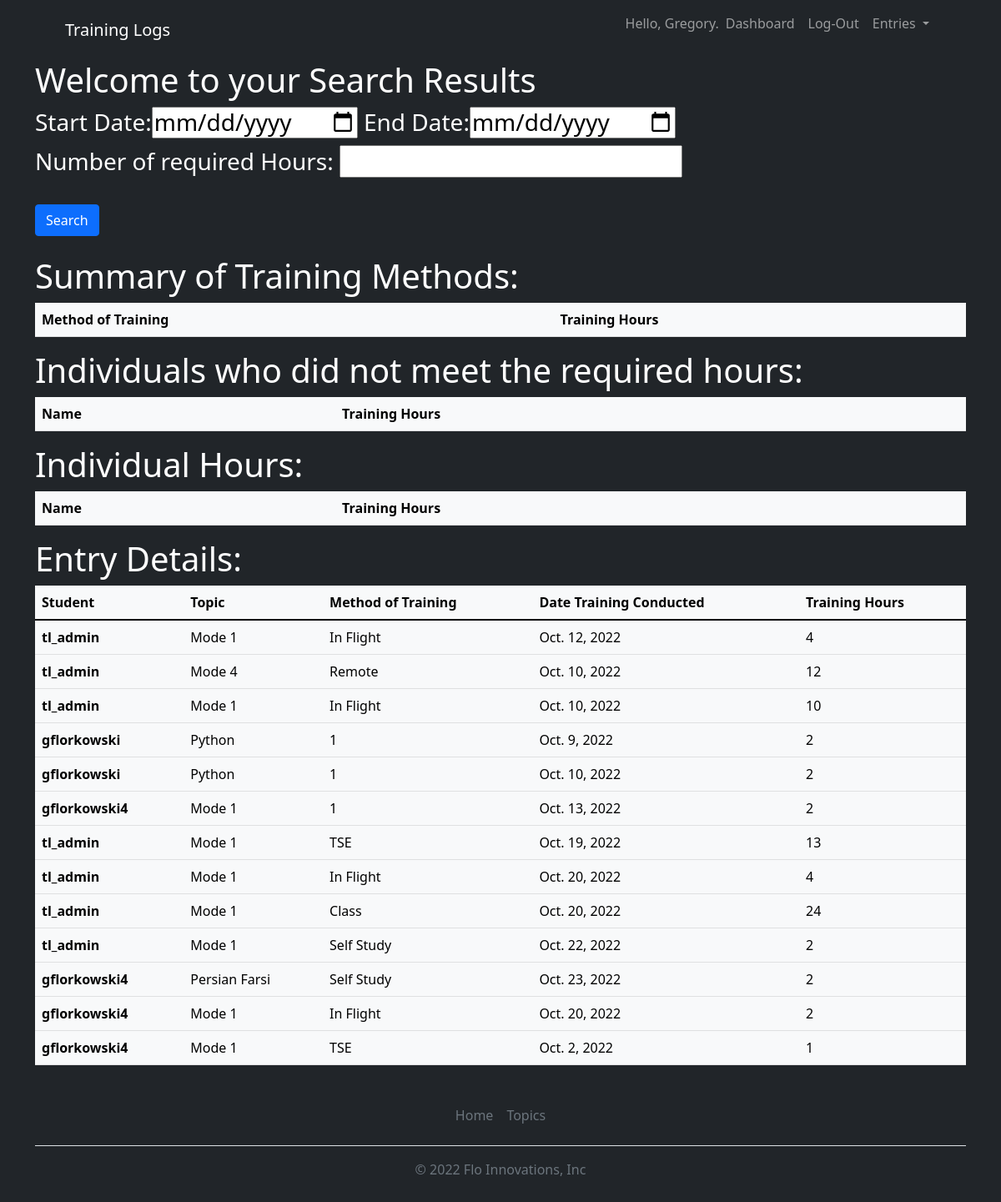
Screenshot of /users/search_results/ (signed in) with the database file from the repository.
### training_logs/models.py (models this page shows, shortened)
class Entry(models.Model):
    topic = models.ForeignKey(Topic, on_delete=models.CASCADE)
    method_of_training = models.CharField(max_length=200)
    hours = models.IntegerField()
    date_training_conducted = models.DateField()
    text = models.TextField()
    date_added = models.DateTimeField(auto_now_add=True)
    class Meta:
        verbose_name_plural = 'entries'

class Topic(models.Model):
    text = models.CharField(max_length=200)
    data_added = models.DateTimeField(auto_now_add = True)
    owner = models.ForeignKey(User, on_delete=models.CASCADE)
    def __str__(self):
        return self.text

### users/views.py (the view)
# urls.py: path('search_results/', views.search_results, name='search_results'),
@login_required
def search_results(request):
    training_method_hours = {}
    total_hours = {}
    users = User.objects.all()
    bad_users = {}
    if request.method == 'POST':
        start_date = request.POST.get('start_date')
        end_date = request.POST.get('end_date')
        req_hours = int(request.POST.get('req_hours'))
        data = Entry.objects.filter(
            date_training_conducted__range=(start_date, end_date)).order_by('-date_training_conducted')
        for method in ['TSE', 'Remote', 'Class', 'In Flight', 'Self Study']:
            method_hours = 0
            for entry in data:
                if entry.method_of_training == method:
                    method_hours += entry.hours
            training_method_hours[method] = method_hours
        for user in users:
            hours_total = 0
            for entry in data:
                if user == entry.topic.owner:
                    hours_total += entry.hours
            total_hours[user] = hours_total
        for user, hours in total_hours.items():
            if hours < req_hours:
                bad_users[user] = hours
        return render(request, 'registration/search_results.html', {'data': data,
                                                                    'training_method_hours': training_method_hours,
                                                                    'total_hours':total_hours,
                                                                    'req_hours':req_hours,
                                                                    'bad_users':bad_users})
    else:
        data = Entry.objects.all()
        return render(request, 'registration/search_results.html', {'data': data})

### users/templates/registration/search_results.html (shortened to what this page needs)
{% extends "training_logs/base.html" %}
{% block page_header %}<h1>Welcome to your Search Results</h1>
{% endblock page_header %}
{% block content %}
<form method="POST">
<h3>Start Date:<input type="date" name="start_date"/> End Date:<input type="date" name="end_date"/></h3>
<h3>Number of required Hours: <input type="number" name="req_hours"/></h3>
<input class='btn btn-primary'type="submit" value="Search"/>
</form>
<h1>Summary of Training Methods:</h1>
  <table class="table table-light table-hover">
    <thead>
      <tr>
        <th scope="col">Method of Training</th>
        <th scope="col">Training Hours</th>
      </tr>
    </thead>
  </table>
  <h1>Individuals who did not meet the required hours:</h1>
  <table class="table table-light table-hover">
    <thead>
      <tr>
        <th scope="col">Name</th>
        <th scope="col">Training Hours</th>
      </tr>
    </thead>
  </table>
  <h1>Individual Hours:</h1>
  <table class="table table-light table-hover">
    <thead>
      <tr>
        <th scope="col">Name</th>
        <th scope="col">Training Hours</th>
      </tr>
    </thead>
  </table>
<h1>Entry Details:</h1>
  <table class="table table-light table-hover">
    <thead>
      <tr>
        <th scope="col">Student</th>
        <th scope="col">Topic</th>
        <th scope="col">Method of Training</th>
        <th scope="col">Date Training Conducted</th>
        <th scope="col">Training Hours</th>
      </tr>
    </thead>
    <tbody>
    {% for entry in data %}
      <tr>
        <th scope="row">{{ entry.topic.owner}}</th>
        <td>{{ entry.topic }}</td>
        <td>{{ entry.method_of_training }}</td>
        <td>{{ entry.date_training_conducted }}</td>
        <td>{{ entry.hours }}</td>
      </tr>
      {% endfor %}
    </tbody>
  </table>
{% endblock content %}

### training_logs/templates/training_logs/base.html (shortened to what this page needs)
{% load static %}
<!DOCTYPE html>
<html lang="en">
<head>
    <link href="https://cdn.jsdelivr.net/npm/bootstrap-icons@1.5.0/font/bootstrap-icons.css" rel="stylesheet" />
    <link href="{% static 'css/styles.css' %}" rel="stylesheet" />
</head>
<body class="d-flex flex-column h-50 bg-dark text-white">
    <main class="flex-shrink-0">
        <nav class="navbar navbar-expand-lg navbar-dark bg-dark">
            <div class="container px-5">
                <a class="navbar-brand" href="{% url 'training_logs:index' %}">Training Logs</a>
                <div class="collapse navbar-collapse" id="navbarSupportedContent">
                    <ul class="navbar-nav ms-auto mb-2 mb-lg-0">
                        {% if user.is_authenticated %}
                        <li class="nav-item">
                            <p class="navbar-text">Hello, {{ user.first_name }}.</p>
                        </li>
                        <li class="nav-item">
                            <a class="nav-link" href="{% url 'users:dashboard' %}">Dashboard</a>
                        </li>
                        <li class="nav-item">
                            <a class="nav-link" href="{% url 'users:logout' %}">Log-Out</a>
                        </li>
                        <li class="nav-item dropdown">
                            <a class="nav-link dropdown-toggle" href="#" role="button" data-bs-toggle="dropdown"
                                aria-expanded="false">
                                Entries
                            </a>
                        </li>
                        {% endif %}
                    </ul>
                </div>
            </div>
        </nav>
        <body>
            <main role="main" class="container">
                {% block page_header %}{% endblock page_header %}
                <div>
                    {% block content %}
                    {% endblock content %}
                </div>
            </main>
        </body>
        <div class="container">
            <footer class="py-3 my-4">
                <ul class="nav justify-content-center border-bottom pb-3 mb-3">
                    <li class="nav-item"><a href="{% url 'training_logs:index' %}"
                            class="nav-link px-2 text-muted">Home</a></li>
                    <li class="nav-item"><a href="{% url 'training_logs:topics' %}"
                            class="nav-link px-2 text-muted">Topics</a></li>
                </ul>
                <p class="text-center text-muted">&copy; 2022 Flo Innovations, Inc</p>
            </footer>
        </div>
</html>

### rows the page displays
Entry: topic.owner "tl_admin", topic "Mode 1", method_of_training "In Flight", date_training_conducted "Oct. 12, 2022", hours "4"
Entry: topic.owner "tl_admin", topic "Mode 4", method_of_training "Remote", date_training_conducted "Oct. 10, 2022", hours "12"
Entry: topic.owner "tl_admin", topic "Mode 1", method_of_training "In Flight", date_training_conducted "Oct. 10, 2022", hours "10"
Entry: topic.owner "gflorkowski", topic "Python", method_of_training "1", date_training_conducted "Oct. 9, 2022", hours "2"
Entry: topic.owner "gflorkowski", topic "Python", method_of_training "1", date_training_conducted "Oct. 10, 2022", hours "2"
Entry: topic.owner "gflorkowski4", topic "Mode 1", method_of_training "1", date_training_conducted "Oct. 13, 2022", hours "2"
Entry: topic.owner "tl_admin", topic "Mode 1", method_of_training "TSE", date_training_conducted "Oct. 19, 2022", hours "13"
Entry: topic.owner "tl_admin", topic "Mode 1", method_of_training "In Flight", date_training_conducted "Oct. 20, 2022", hours "4"
Entry: topic.owner "tl_admin", topic "Mode 1", method_of_training "Class", date_training_conducted "Oct. 20, 2022", hours "24"
Entry: topic.owner "tl_admin", topic "Mode 1", method_of_training "Self Study", date_training_conducted "Oct. 22, 2022", hours "2"
Entry: topic.owner "gflorkowski4", topic "Persian Farsi", method_of_training "Self Study", date_training_conducted "Oct. 23, 2022", hours "2"
Entry: topic.owner "gflorkowski4", topic "Mode 1", method_of_training "In Flight", date_training_conducted "Oct. 20, 2022", hours "2"
Entry: topic.owner "gflorkowski4", topic "Mode 1", method_of_training "TSE", date_training_conducted "Oct. 2, 2022", hours "1"

### other values shown
{{ user.first_name }} "Gregory"
